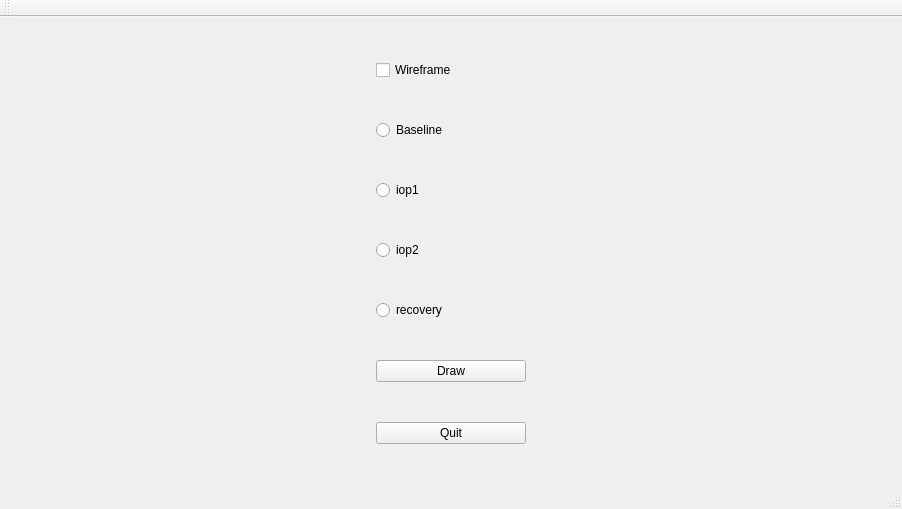
<?xml version="1.0" encoding="UTF-8"?>
<ui version="4.0">
 <class>MainWindow</class>
 <widget class="QMainWindow" name="MainWindow">
  <property name="geometry">
   <rect>
    <x>0</x>
    <y>0</y>
    <width>902</width>
    <height>509</height>
   </rect>
  </property>
  <property name="sizePolicy">
   <sizepolicy hsizetype="Preferred" vsizetype="Preferred">
    <horstretch>0</horstretch>
    <verstretch>0</verstretch>
   </sizepolicy>
  </property>
  <property name="windowTitle">
   <string>MainWindow</string>
  </property>
  <widget class="QWidget" name="centralwidget">
   <property name="sizePolicy">
    <sizepolicy hsizetype="Preferred" vsizetype="Preferred">
     <horstretch>0</horstretch>
     <verstretch>0</verstretch>
    </sizepolicy>
   </property>
   <layout class="QHBoxLayout" name="horizontalLayout">
    <item>
     <layout class="QGridLayout" name="gridLayout" columnstretch="0,0">
      <property name="sizeConstraint">
       <enum>QLayout::SetMinimumSize</enum>
      </property>
      <item row="0" column="0">
       <widget class="QCheckBox" name="wireframe">
        <property name="sizePolicy">
         <sizepolicy hsizetype="Fixed" vsizetype="Fixed">
          <horstretch>0</horstretch>
          <verstretch>0</verstretch>
         </sizepolicy>
        </property>
        <property name="minimumSize">
         <size>
          <width>150</width>
          <height>0</height>
         </size>
        </property>
        <property name="text">
         <string>Wireframe</string>
        </property>
       </widget>
      </item>
      <item row="10" column="0">
       <widget class="QPushButton" name="quit">
        <property name="sizePolicy">
         <sizepolicy hsizetype="Fixed" vsizetype="Fixed">
          <horstretch>0</horstretch>
          <verstretch>0</verstretch>
         </sizepolicy>
        </property>
        <property name="minimumSize">
         <size>
          <width>150</width>
          <height>0</height>
         </size>
        </property>
        <property name="text">
         <string>Quit</string>
        </property>
       </widget>
      </item>
      <item row="5" column="0">
       <widget class="QRadioButton" name="recovery">
        <property name="text">
         <string>recovery</string>
        </property>
       </widget>
      </item>
      <item row="2" column="0">
       <widget class="QRadioButton" name="baseline">
        <property name="text">
         <string>Baseline</string>
        </property>
       </widget>
      </item>
      <item row="4" column="0">
       <widget class="QRadioButton" name="iop2">
        <property name="text">
         <string>iop2</string>
        </property>
       </widget>
      </item>
      <item row="3" column="0">
       <widget class="QRadioButton" name="iop1">
        <property name="text">
         <string>iop1</string>
        </property>
       </widget>
      </item>
      <item row="6" column="0">
       <widget class="QPushButton" name="draw">
        <property name="sizePolicy">
         <sizepolicy hsizetype="Fixed" vsizetype="Fixed">
          <horstretch>0</horstretch>
          <verstretch>0</verstretch>
         </sizepolicy>
        </property>
        <property name="minimumSize">
         <size>
          <width>150</width>
          <height>0</height>
         </size>
        </property>
        <property name="text">
         <string>Draw</string>
        </property>
       </widget>
      </item>
     </layout>
    </item>
    <item>
     <layout class="QVBoxLayout" name="layout_scene">
      <property name="sizeConstraint">
       <enum>QLayout::SetDefaultConstraint</enum>
      </property>
     </layout>
    </item>
   </layout>
  </widget>
  <widget class="QMenuBar" name="menubar">
   <property name="geometry">
    <rect>
     <x>0</x>
     <y>0</y>
     <width>902</width>
     <height>22</height>
    </rect>
   </property>
  </widget>
  <widget class="QStatusBar" name="statusbar"/>
  <widget class="QToolBar" name="toolBar">
   <property name="windowTitle">
    <string>toolBar</string>
   </property>
   <attribute name="toolBarArea">
    <enum>TopToolBarArea</enum>
   </attribute>
   <attribute name="toolBarBreak">
    <bool>false</bool>
   </attribute>
  </widget>
 </widget>
 <resources/>
 <connections/>
</ui>
